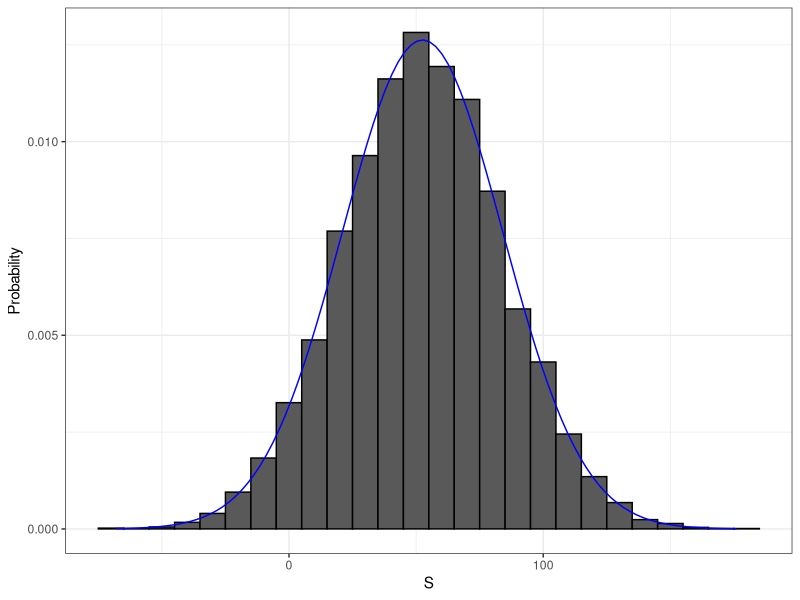
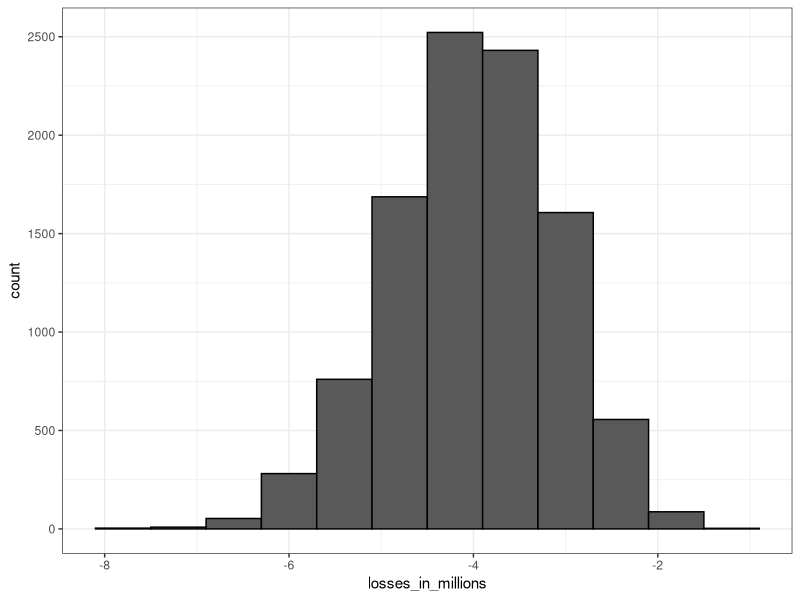
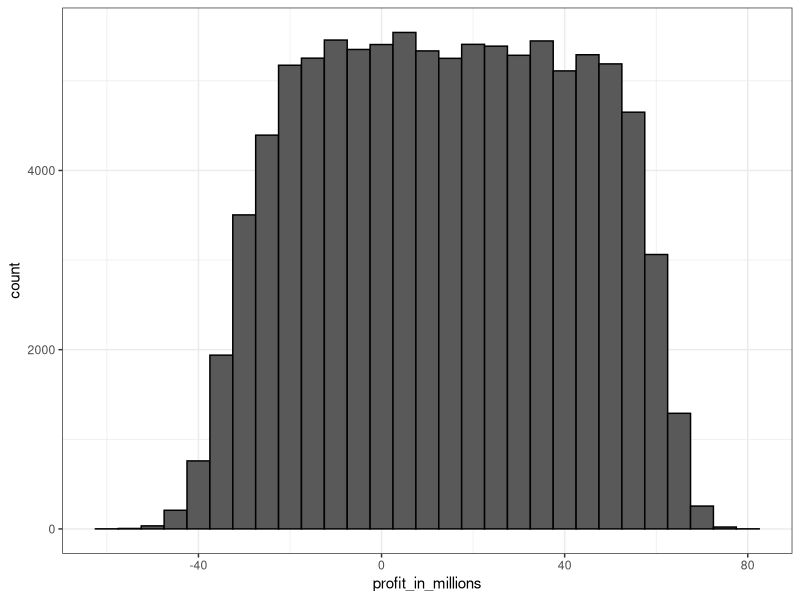

R code for these plots, in order:
## ---- chunk 1
library(tidyverse)
dslabs::ds_theme_set()
set.seed(1)
## ---- chunk 2
beads <- rep( c("red", "blue"), times = c(2,3))
X <- ifelse(sample(beads, 1) == "blue", 1, 0)
## ---- chunk 3
#아래 값들은 랜덤 배리어블이라 Sometimes it's 1 and sometimes it's 0.
ifelse(sample(beads, 1) == "blue", 1, 0)
ifelse(sample(beads, 1) == "blue", 1, 0)
ifelse(sample(beads, 1) == "blue", 1, 0)
## ---- chunk 4
color <- rep(c("Black", "Red", "Green"), c(18, 18, 2))
## ---- chunk 5
n <- 1000
X <- sample(ifelse(color == "Red", -1, 1),  n, replace = TRUE)
X[1:10]
## ---- chunk 6
X <- sample(c(-1,1), n, replace = TRUE, prob=c(9/19, 10/19))
## ---- chunk 7
X <- sample(c(-1,1), n, replace = TRUE, prob=c(9/19, 10/19))
S <- sum(X)
S
## ---- chunk 8
n <- 1000
B <- 10000
roulette_winnings <- function(n){
  X <- sample(c(-1,1), n, replace = TRUE, prob=c(9/19, 10/19))
  sum(X)
}
S <- replicate(B, roulette_winnings(n))
## ---- chunk 9
mean(S<0)
## ---- chunk 10
s <- seq(min(S), max(S), length = 100)
normal_density <- data.frame(s = s, f=dnorm(s, mean(S), sd(S)))
data.frame(S=S) %>% ggplot(aes(S, ..density..)) +
  geom_histogram(color = "black", binwidth = 10)  +
  ylab("Probability") + 
  geom_line(data = normal_density, mapping=aes(s,f), color="blue")
## ---- chunk 11
n <- 1000
pbinom(n/2, size = n, prob = 10/19)
## ---- chunk 12
pbinom(n/2-1, size = n, prob = 10/19)
## ---- chunk 13
B <- 10^6
x <- sample(c(-1,1), B, replace = TRUE, prob=c(9/19, 10/19))
mean(x)
## ---- chunk 14
2 * sqrt(90)/19
## ---- chunk 15
n <- 1000
sqrt(n) * 2 * sqrt(90)/19
## ---- chunk 16
library(dslabs)
x <- heights$height
m <- mean(x)
s <- sqrt(mean((x-m)^2))
## ---- chunk 17
identical(s, sd(x))
s-sd(x)
## ---- chunk 18
n <- length(x)
s-sd(x)*sqrt((n-1) / n)
## ---- chunk 19
n <- 1000
B <- 10000
roulette_winnings <- function(n){
  X <- sample(c(-1,1), n, replace = TRUE, prob=c(9/19, 10/19))
  sum(X)
}
S <- replicate(B, roulette_winnings(n))
## ---- chunk 20
n * (20-18)/38 
sqrt(n) * 2 * sqrt(90)/19 
## ---- chunk 21
mean(S)
sd(S)
## ---- chunk 22
mu <- n * (20-18)/38
se <-  sqrt(n) * 2 * sqrt(90)/19 
pnorm(0, mu, se)
## ---- chunk 23
mean(S < 0)
## ---- chunk 24
#레드에 베팅한것!
x <- sample(c(1,-1), 1, prob = c(9/19, 10/19))
## ---- chunk 25
#우리는 그린에 베팅 할거기 때문에... 그린 나올 확률 1/19
x <- sample(c(1,-1), 10^6, replace = T, prob = c(1/19, 18/19))
x
## ---- chunk 26
mean(x)
## ---- chunk 27
#우리는 그린에 베팅 할거기 때문에... 그린 나올 확률 1/19
x <- sample(c(1,-1), 10^6, replace = T, prob = c(1/19, 18/19))
n <- 1000
B <- 10000
roulette_winnings <- function(n){
  X <- sample(c(-1,1), n, replace = TRUE, prob=c(1/19, 18/19))
  sum(X)
}
S <- replicate(B, roulette_winnings(n))

## ---- chunk 28
mean(S)
## ---- chunk 29
n <- 1000
loss_per_foreclosure <- -200000
p <- 0.02 
defaults <- sample( c(0,1), n, prob=c(1-p, p), replace = TRUE)
sum(defaults * loss_per_foreclosure)
## ---- chunk 30
B <- 10000
losses <- replicate(B, {
    defaults <- sample( c(0,1), n, prob=c(1-p, p), replace = TRUE) 
  sum(defaults * loss_per_foreclosure)
})
## ---- chunk 31
library(tidyverse)
data.frame(losses_in_millions = losses/10^6) %>% ggplot(aes(losses_in_millions)) + geom_histogram(binwidth = 0.6, col="black")
## ---- chunk 32
n*(p*loss_per_foreclosure + (1-p)*0)
sqrt(n)*abs(loss_per_foreclosure)*sqrt(p*(1-p))
## ---- chunk 33
- loss_per_foreclosure*p/(1-p)
## ---- chunk 34
qnorm(0.01)
## ---- chunk 35
l <- loss_per_foreclosure
z <- qnorm(0.01)
x <- -l*( n*p - z*sqrt(n*p*(1-p)))/ ( n*(1-p) + z*sqrt(n*p*(1-p)))
x
## ---- chunk 36
loss_per_foreclosure*p + x*(1-p)
## ---- chunk 37
n*(loss_per_foreclosure*p + x*(1-p)) 
## ---- chunk 38
B <- 100000
profit <- replicate(B, {
    draws <- sample( c(x, loss_per_foreclosure), n, 
                        prob=c(1-p, p), replace = TRUE) 
    sum(draws)
})
mean(profit)
mean(profit<0)
## ---- chunk 39
p <- 0.04
r <- (- loss_per_foreclosure*p/(1-p)) / 180000
r
## ---- chunk 40
r <- 0.05
x <- r*180000
loss_per_foreclosure*p + x * (1-p)
## ---- chunk 41
z <- qnorm(0.01)
n <- ceiling((z^2*(x-l)^2*p*(1-p))/(l*p + x*(1-p))^2)
n
## ---- chunk 42
n*(loss_per_foreclosure*p + x * (1-p))
## ---- chunk 43
p <- 0.04
x <- 0.05*180000
profit <- replicate(B, {
    draws <- sample( c(x, loss_per_foreclosure), n, 
                        prob=c(1-p, p), replace = TRUE) 
    sum(draws)
})
mean(profit)
## ---- chunk 44
p <- 0.04
x <- 0.05*180000
profit <- replicate(B, {
    new_p <- 0.04 + sample(seq(-0.01, 0.01, length = 100), 1)
    draws <- sample( c(x, loss_per_foreclosure), n, 
                        prob=c(1-new_p, new_p), replace = TRUE) 
    sum(draws)
})
## ---- chunk 45
mean(profit)
## ---- chunk 46
mean(profit<0)
## ---- chunk 47
mean(profit < -10000000)
## ---- chunk 48
data.frame(profit_in_millions=profit/10^6) %>% 
  ggplot(aes(profit_in_millions)) + 
  geom_histogram(color="black", binwidth = 5)
